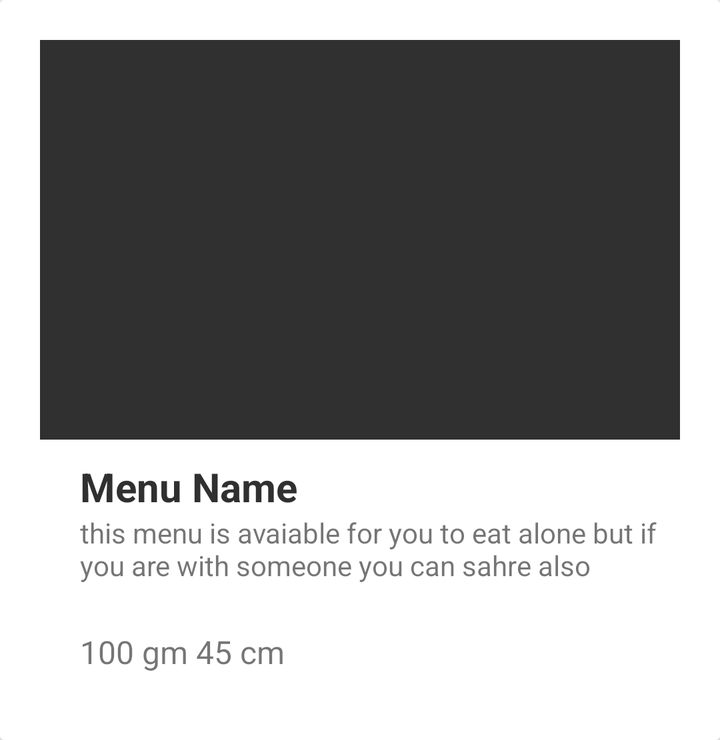
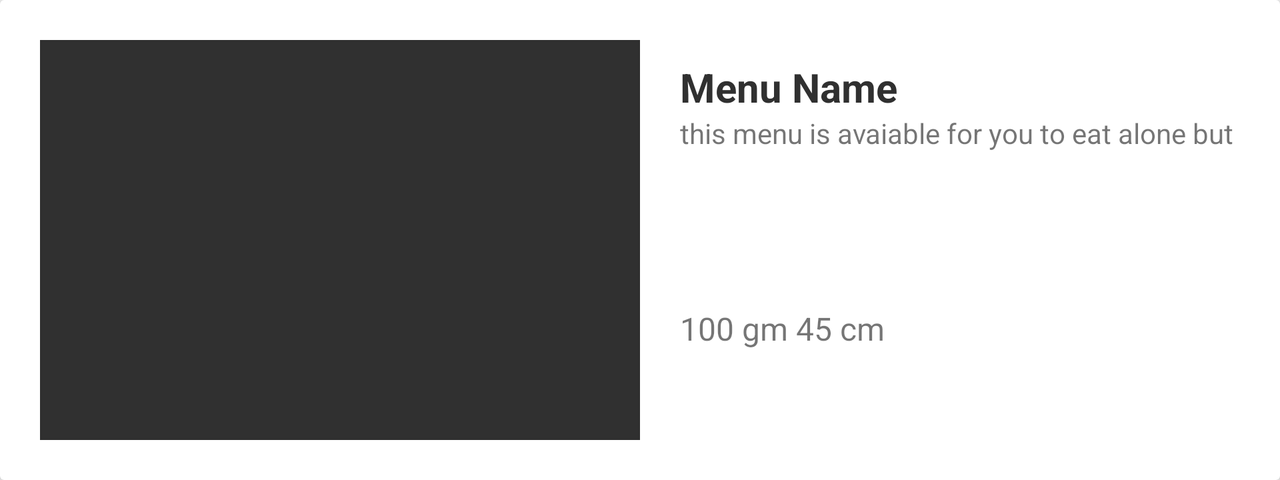

Compare how this app lays out the same screen by default and in its alternative resource folder. The renders come first, then the two layout files and the values they reference.
<!-- AndroidManifest.xml: application theme AppTheme -->
<!-- res/layout/menu_item.xml -->
<?xml version="1.0" encoding="utf-8"?>
    <androidx.cardview.widget.CardView xmlns:android="http://schemas.android.com/apk/res/android"
        xmlns:app="http://schemas.android.com/apk/res-auto"
        app:layout_constraintTop_toTopOf="parent"
        app:layout_constraintLeft_toLeftOf="parent"
        app:layout_constraintRight_toRightOf="parent"
        android:layout_width="match_parent"
        android:layout_height="wrap_content">

    <androidx.constraintlayout.widget.ConstraintLayout
        android:layout_width="match_parent"
        android:layout_margin="20dp"
        android:layout_height="match_parent">

            <ImageView
                android:id="@+id/image_layout"
                android:layout_width="match_parent"
                android:layout_height="200dp"
                app:layout_constraintLeft_toLeftOf="parent"
                app:layout_constraintRight_toRightOf="parent"
                app:layout_constraintTop_toTopOf="parent"
                android:scaleType="fitXY"
                android:src="@color/ligter_dark_black"
                android:background="@drawable/top_rounded"
                android:outlineProvider="background"/>



        <TextView
            android:id="@+id/name"
            android:layout_width="match_parent"
            android:layout_height="wrap_content"
            app:layout_constraintRight_toRightOf="parent"
            app:layout_constraintLeft_toLeftOf="parent"
            app:layout_constraintTop_toBottomOf="@+id/image_layout"
            android:layout_marginTop="10dp"
            android:layout_marginLeft="20dp"
            android:text="Menu Name"
            android:textSize="20sp"
            android:singleLine="true"
            android:textStyle="bold"
            android:textColor="@color/ligter_dark_black"
            />

        <TextView
            android:id="@+id/desc"
            android:layout_width="match_parent"
            android:layout_height="wrap_content"
            android:layout_marginLeft="20dp"
            android:text="this menu is avaiable for you to eat alone but if you are with someone you can sahre also"
            app:layout_constraintLeft_toLeftOf="parent"
            app:layout_constraintTop_toBottomOf="@+id/name"
            app:layout_constraintRight_toRightOf="parent"
            />

        <LinearLayout
            android:layout_width="match_parent"
            android:layout_height="wrap_content"
            android:layout_marginTop="10dp"
            android:orientation="horizontal"
            android:layout_marginLeft="20dp"
            app:layout_constraintRight_toRightOf="parent"
            app:layout_constraintLeft_toLeftOf="parent"
            app:layout_constraintTop_toBottomOf="@+id/desc">

            <TextView
                android:id="@+id/size"
                android:layout_width="0dp"
                android:layout_height="match_parent"
                android:singleLine="true"
                android:textSize="16sp"
                android:text="100 gm 45 cm"
                android:gravity="center_vertical"
                android:layout_marginRight="5dp"
                android:layout_weight="6"/>

            <Button
                android:id="@+id/add"
                android:layout_width="0dp"
                android:layout_height="wrap_content"
                android:textColor="@android:color/white"
                android:text="44 USD"
                android:background="@drawable/menu_button"
                android:layout_weight="4"/>

        </LinearLayout>

    </androidx.constraintlayout.widget.ConstraintLayout>

    </androidx.cardview.widget.CardView>
<!-- resources referenced by this layout -->
<resources>
  <color name="ligter_dark_black">#303030</color>
  <!-- drawable menu_button (drawable) -->
  <?xml version="1.0" encoding="utf-8"?>
  <selector xmlns:android="http://schemas.android.com/apk/res/android">
      <item android:state_pressed="true"
          android:drawable="@drawable/selected_rounded" /> 
      <item android:state_focused="true"
          android:drawable="@drawable/rounded" /> 
      <item android:drawable="@drawable/rounded" /> 
  </selector>
  <!-- drawable top_rounded (drawable) -->
  <?xml version="1.0" encoding="utf-8"?>
  <shape xmlns:android="http://schemas.android.com/apk/res/android">
      <solid android:color="#FFFFFF" />
      <corners android:topLeftRadius="20dp" android:topRightRadius="20dp"
          android:bottomLeftRadius="0dp" android:bottomRightRadius="0dp"/>
  </shape>
  <style name="AppTheme" parent="Theme.AppCompat.Light.DarkActionBar">
          
          <item name="colorPrimary">@color/colorPrimary</item>
          <item name="colorPrimaryDark">@color/colorPrimaryDark</item>
          <item name="colorAccent">@color/colorAccent</item>
      </style>
  <!-- drawable selected_rounded (drawable) -->
  <?xml version="1.0" encoding="utf-8"?>
  <shape xmlns:android="http://schemas.android.com/apk/res/android">
      <solid android:color="@color/green" />
      <corners android:radius="20dp"/>
  </shape>
</resources>
<!-- res/layout-land/menu_item.xml (the repository's variant of the layout above) -->
<!-- drawn on the phone turned sideways -->
<?xml version="1.0" encoding="utf-8"?>
<androidx.cardview.widget.CardView xmlns:android="http://schemas.android.com/apk/res/android"
    xmlns:app="http://schemas.android.com/apk/res-auto"
    android:layout_width="match_parent"
    android:layout_height="wrap_content"
    app:layout_constraintLeft_toLeftOf="parent"
    app:layout_constraintRight_toRightOf="parent"
    app:layout_constraintTop_toTopOf="parent">

    <androidx.constraintlayout.widget.ConstraintLayout
        android:layout_width="match_parent"
        android:layout_height="match_parent"
        android:layout_margin="20dp">

        <ImageView
            android:id="@+id/image_layout"
            android:layout_width="300dp"
            android:layout_height="200dp"
            android:background="@drawable/top_rounded"
            android:outlineProvider="background"
            android:scaleType="fitXY"
            android:src="@color/ligter_dark_black"
            app:layout_constraintLeft_toLeftOf="parent"
            app:layout_constraintTop_toTopOf="parent" />

        <TextView
            android:id="@+id/name"
            android:layout_width="wrap_content"
            android:layout_height="wrap_content"
            android:layout_marginLeft="20dp"
            android:layout_marginTop="10dp"
            android:singleLine="true"
            android:text="Menu Name"
            android:textColor="@color/ligter_dark_black"
            android:textSize="20sp"
            android:textStyle="bold"
            app:layout_constraintLeft_toRightOf="@+id/image_layout"
            app:layout_constraintTop_toTopOf="parent" />

        <TextView
            android:id="@+id/desc"
            android:layout_width="wrap_content"
            android:layout_height="wrap_content"
            android:layout_marginLeft="20dp"
            android:singleLine="false"
            android:text="this menu is avaiable for you to eat alone but if you are with someone you can sahre also"
            app:layout_constraintLeft_toRightOf="@+id/image_layout"
            app:layout_constraintTop_toBottomOf="@+id/name" />

        
        
        
        
        
        
        
        
        

        <TextView
            android:id="@+id/size"
            android:layout_width="0dp"
            android:layout_height="match_parent"
            android:layout_marginLeft="20dp"
            android:layout_marginRight="5dp"
            android:layout_marginBottom="45dp"
            android:layout_weight="6"
            android:gravity="center_vertical"
            android:singleLine="true"
            android:text="100 gm 45 cm"
            android:textSize="16sp"
            app:layout_constraintBottom_toBottomOf="parent"
            app:layout_constraintLeft_toRightOf="@+id/image_layout" />

        <Button
            android:id="@+id/add"
            android:layout_width="200dp"
            android:layout_height="wrap_content"
            android:layout_marginBottom="35dp"
            android:layout_weight="4"
            android:background="@drawable/menu_button"
            android:text="44 USD"
            android:textColor="@android:color/white"
            app:layout_constraintBottom_toBottomOf="parent"
            app:layout_constraintRight_toRightOf="parent" />

        

    </androidx.constraintlayout.widget.ConstraintLayout>

</androidx.cardview.widget.CardView>
